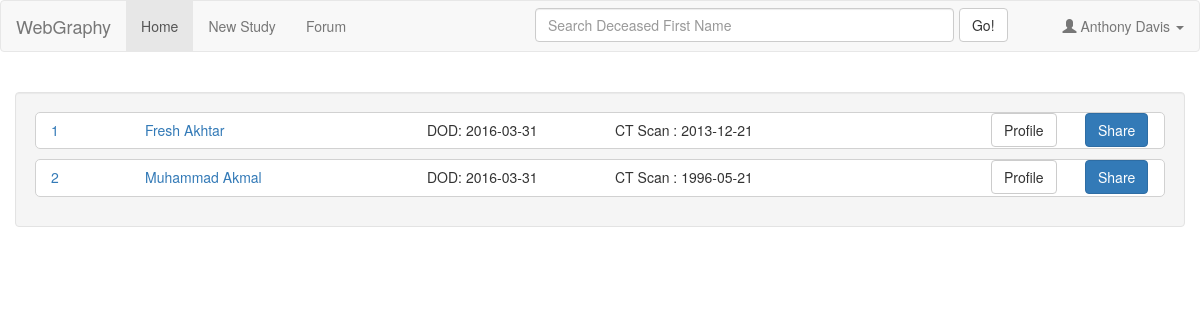
The app's page /home.php?obID=1 (signed in) with its own data.
### tables this page shows
CREATE TABLE `referees` (
  `referreeID` int(11) NOT NULL,
  `userID` int(11) NOT NULL,
  `firstName` varchar(255) NOT NULL,
  `surName` varchar(255) NOT NULL,
  `surgeryID` int(11) NOT NULL
);

CREATE TABLE `studyobject` (
  `objectID` int(11) NOT NULL,
  `objectFirstname` varchar(255) NOT NULL,
  `objectSurname` varchar(255) NOT NULL,
  `ICNumber` int(11) NOT NULL,
  `telephone` int(11) NOT NULL,
  `DOB` date NOT NULL,
  `Sex` varchar(10) NOT NULL,
  `height` smallint(6) NOT NULL,
  `weight` smallint(6) NOT NULL,
  `homeAddress` varchar(255) NOT NULL,
  `homeCity` varchar(255) NOT NULL,
  `homeState` varchar(255) NOT NULL,
  `DOD` date NOT NULL,
  `deathCause` varchar(255) NOT NULL
);

CREATE TABLE `ctscan` (
  `CTScanID` int(11) NOT NULL,
  `date` date NOT NULL,
  `time` time NOT NULL,
  `objectID` int(11) NOT NULL
);

### getUsername.php (called while the page is built, shortened)
<?php
include ('conn.php');
$userID = $_SESSION['user_id'];
if( $_SESSION['user_type'] == 'admin'){
	$sql = "SELECT * FROM administrators WHERE userID = '$userID'";
}else{
	$sql = "SELECT * FROM referees WHERE userID = '$userID'";
}
			$result = $conn->query($sql);
			$row = $result->fetch_assoc();
			$fName=$row['firstName'];
			$sName=$row['surName'];
			if( $_SESSION['user_type'] != 'admin'){
			$referreeID = $row['referreeID'];
			}
?>

### home.php (the view, shortened to what this page needs)
<!DOCTYPE html>
<html lang="en">
<head>
  <link rel="stylesheet" href="http://maxcdn.bootstrapcdn.com/bootstrap/3.3.6/css/bootstrap.min.css">
</head>
<body id="fullBody">
<div class="navBar">
<?php
$include = "home";
 include 'navBar.php';
 ?>
  </div>
					<br>
<div class=" well container">
<?php
	if( $_SESSION['user_type'] == 'admin'):
	?>
	<?php
	 $sql= ("SELECT DISTINCT study.`referreeID`, `firstName`, `surName` FROM referees
		 INNER JOIN study ON referees.`referreeID`=study.`referreeID`
		 ORDER BY `referees`.`firstName` ASC  ");
		$result = $conn->query($sql);
		if ($result->num_rows > 0) :
		while ($row = $result->fetch_assoc()):
		$fName = $row['firstName'];
		$sName = $row['surName'];
		$id = $row['referreeID'];
		?>
		<h3><?php	echo $id. " - ".$fName ." " .$sName?> </h3>
	<?php
	$sql_bar = ("SELECT * FROM studyobject
	INNER JOIN ctscan ON studyobject.`objectID`=ctscan.`objectID`
	INNER JOIN study ON ctscan.`objectID` = study.`objectID`
	WHERE referreeID = $id
	ORDER BY `ctscan`.`date` DESC ");
		 include 'home_profile.php';
		?>
		<?php
		endwhile;
		endif;
		else:
		$sql_bar=("SELECT * FROM studyobject
		INNER JOIN study ON studyobject.objectID = study.objectID
		INNER JOIN ctscan ON studyobject.`objectID`=ctscan.`objectID`
		WHERE study.referreeID = '$referreeID'
		ORDER BY `ctscan`.`date` DESC");
		include 'home_profile.php';
		endif;
		?>
</div>
</body>
</body>
</html>

### navBar.php (shortened to what this page needs)
<!DOCTYPE html>
<?php
include ('getUsername.php');
?>
<html>
<nav class= "navbar navbar-default">
  <div class="container-fluid">
    <div class="navbar-header">
      <a class="navbar-brand" href="home.php">WebGraphy</a>
    </div>
    <ul class="nav navbar-nav">
      <li class="<?php if ($include=="home"){echo 'active';}?>"><a href="home.php">Home</a></li>
	 <li class="<?php if ($include=="newPatient"){echo 'active';}?>"><a href="studyNew.php">New Study</a></li>
<?php if( $_SESSION['user_type'] != 'admin'):?>
	<li class="<?php if ($include=="forum"){echo 'active';}?>"><a href="forum.php">Forum</a></li>
<?php endif?>
	</ul>
	<form method="post" action="search.php">
	      <ul class="nav navbar-nav navbar-right">
	<?php
	if ($include=="home" || $include=="search") :?>
			<li>
	<div class="form-group">
					<div class="col-sm-12">
							<input style="margin-top:7px;" size="50" type="text" name="search" class="form-control" placeholder="Search Deceased First Name" required>
					</div>
				</div>
	</li>
			<li>
	<div class="form-group">
					<div class="col-sm-6">
							 <button style="margin-top:7px; position: relative; right:25px" class="btn btn-default" type="submit">Go!</button>
					</div>
				</div>
	</li>
	<?php endif; ?>
				<li><a class="dropdown-toggle" data-toggle="dropdown" href="#"><span class="glyphicon glyphicon-user"></span><?php echo" " .$fName." " .$sName;?>  <span class="caret"></span></a>
				</li>
		  </ul>
		  </form>
		  </nav>
		  </html>

### home_profile.php (shortened to what this page needs)
<?php
$result_bar = $conn->query($sql_bar);
	if ($result_bar->num_rows > 0) :
	while($row_bar = $result_bar->fetch_assoc()) :
	?>
	<div class="col-md-12" style= "background:#ffffff; border-radius: 5px;  border-style: solid;
    border-width: 1px; margin-bottom: 10px; border-color: #D1D1D1">
	<div class="row">
				<a href = "viewer.php?ct=<?php echo $row_bar['CTScanID'];?>" style="cursor:pointer"><div class="col-sm-1">
				<div class="input-group">
				<h5><?php echo $row_bar['objectID'];?></h5>
				</div>
				</div>
				<div class="col-sm-3">
				<div class="input-group">
				<h5><?php echo $row_bar['objectFirstname'] ." ". $row_bar['objectSurname'];?></h5>
				</div>
				</div></a>
				<div class="col-sm-2">
				<div class="input-group">
				<h5>DOD: <?php echo $row_bar['DOD']?></h5>
				</div>
				</div>
				<div class="col-sm-2">
				<div class="input-group">
				<h5>CT Scan : <?php echo $row_bar['date']?></h5>
				</div>
				</div>
				<div class="col-sm-2">
				</div>
				<div class="col-sm-1">
				<div class="input-group">
				<a href="studyProfile.php?add=<?php echo $row_bar['objectID'];?>"><button class="btn btn-default">Profile</button></a>
				</div>
				</div>
					 <?php if( $_SESSION['user_type'] != 'admin'):?>
				<div class="col-sm-1">
				<div class="input-group">
				<a href="?obID=<?php echo $row_bar['objectID'];?>#"><button class="btn btn-primary" id="btn_show" onclick="show()">Share</button></a>
				</div>
				</div>
				<?php endif; ?>
	</div>
	</div>
	<?php
	endwhile;
	else: ?>
	<h3> No Record Found!<h3>
	<?php endif;	?>

### records on screen
referees: firstName "Anthony", surName "Davis"
studyobject: ctscan.objectID "1", objectFirstname "Fresh", objectSurname "Akhtar", DOD "2016-03-31", ctscan.date "2013-12-21"
studyobject: ctscan.objectID "2", objectFirstname "Muhammad", objectSurname "Akmal", DOD "2016-03-31", ctscan.date "1996-05-21"
